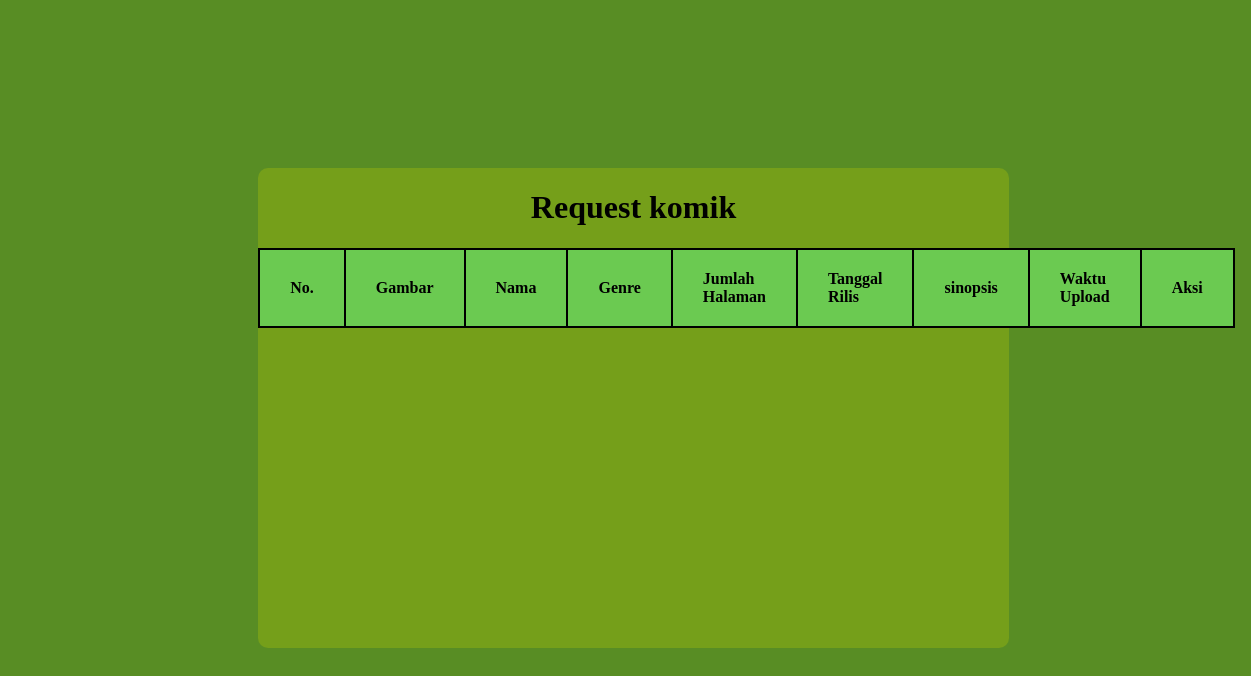
The page /admin_lihat_request.php on the database as committed earlier.
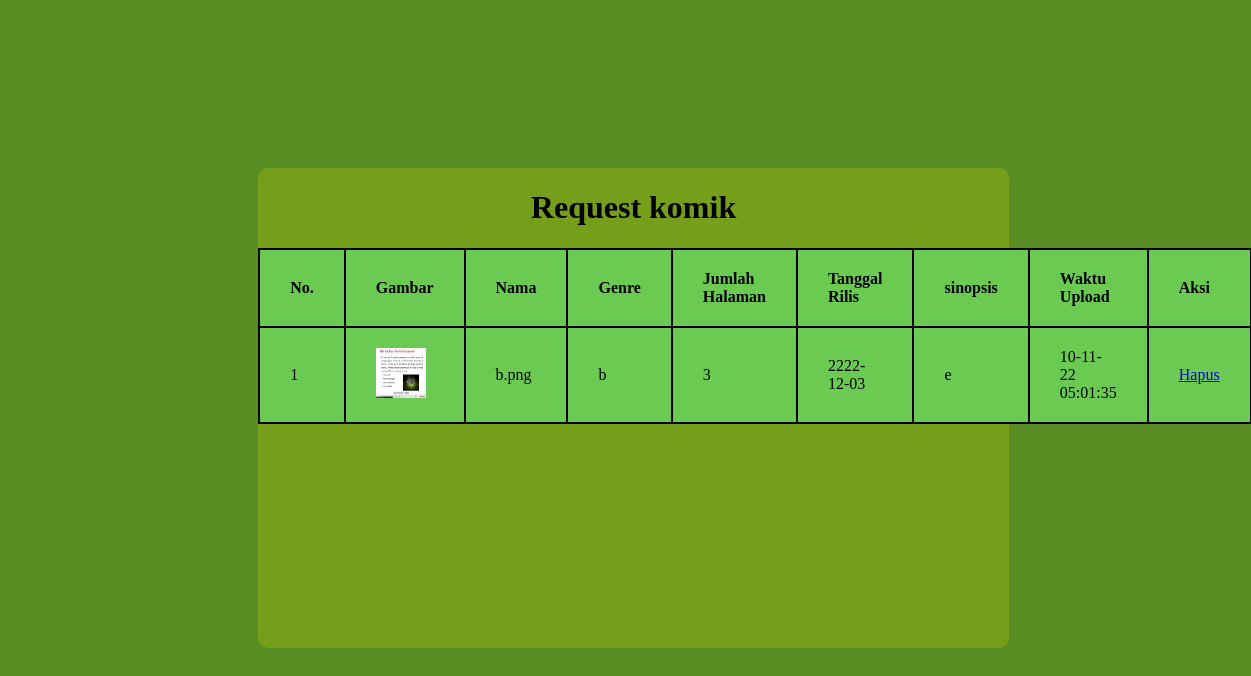
The same page on the database as committed later.
### tables this page shows
CREATE TABLE `request_komik` (
  `id` int(11) NOT NULL,
  `nama` varchar(64) NOT NULL,
  `genre` varchar(32) NOT NULL,
  `jumlah_halaman` int(16) NOT NULL,
  `tanggal_rilis` date NOT NULL,
  `sinopsis` varchar(255) NOT NULL,
  `waktu_input` varchar(32) DEFAULT NULL
);

### admin_lihat_request.php (the view, shortened to what this page needs)
<?php
require('proses_koneksi.php');
$result = mysqli_query($conn, "SELECT * FROM request_komik");
$request_komik = [];
while ($row = mysqli_fetch_assoc($result)) {
    $request_komik[] = $row;
}
?>
<!DOCTYPE html>
<html lang="en">
<head>
</head>
<body>
    <div class="container">
    <h1>Request komik</h1>
    <table border=1px>
        <tr>
            <th>No.</th>
            <th>Gambar</th>
            <th>Nama</th>
            <th>Genre</th>
            <th>Jumlah Halaman</th>
            <th>Tanggal Rilis</th>
            <th>sinopsis</th>
            <th>Waktu Upload</th>
            <th>Aksi</th>
        </tr>
        <?php $i = 1; foreach ($request_komik as $req):?>
        <tr>
            <td><?php echo $i ;?></td>
            <td><?php echo"<img src='img/$req[nama]' width='50' height='50'>";?></td>
            <td><?php echo $req["nama"]; ?></td>
            <td><?php echo $req["genre"] ;?></td>
            <td><?php echo $req["jumlah_halaman"] ;?></td>
            <td><?php echo $req["tanggal_rilis"] ;?></td>
            <td><?php echo $req["sinopsis"] ;?></td>
            <td><?php echo $req["waktu_input"] ;?></td>
            <td><a href="proses_hapus_request.php?id=<?php echo $req["id"]; ?>" onclick = "return confirm('Anda yakin ingin mengahpus data ini ?')">Hapus</a></td>
        </tr>
        <?php $i++; endforeach;?>
    </table>
    </div>
</body>
</html>

### admin_lihat_request.php (style rules this page uses)
body { width: 100%; height: 100vh; display: flex; justify-content: center; align-items: center; background: #588d24; }
.container { width: 60%; height: 60vh; display: flex; flex-direction: column; justify-content: center; background: rgb(117, 159, 26); border-radius: 10px; }
.container h1 { color: black; text-align: center; }
table { margin-bottom: auto; border-collapse: collapse; background: rgb(107, 202, 81); color: #000000; }
th, td { text-align: left; border: 2px solid #000000; padding: 20px 30px; }

Rows that differ between the two databases and show on the page:
added request_komik: nama (picture), nama "b.png", genre "b", jumlah_halaman "3", tanggal_rilis "2222-12-03", sinopsis "e", waktu_input "10-11-22 05:01:35"
